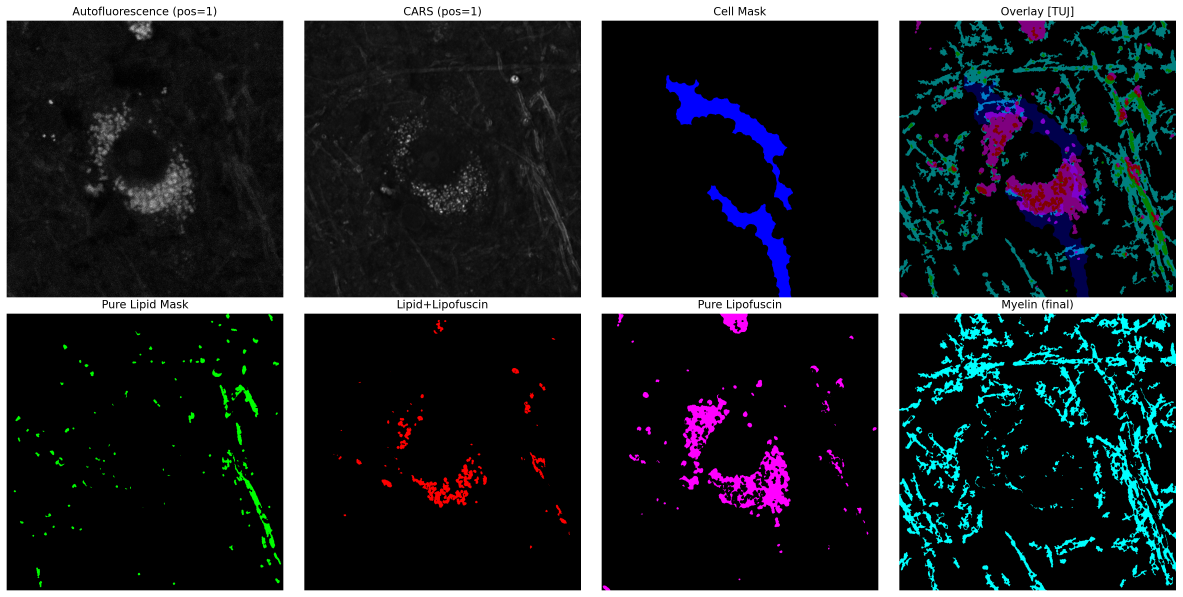
#> input picture Debug/debug_pos01_TUJ.png, 3547 x 1791 px (shown at 1/3 size); its folder holds only this picture in this run
$ python -i myelin_analysis.py   (imports and definitions only)
#> lines starting #> are read from the running program, lines starting #| are printed output that depends on the picture; after the words box and inside, x2 and y2 are one past the last pixel; in counts of white or black regions, pixels touching at a corner belong together
"""
myelin_analysis.py

Sub-module for detecting filamentous myelin signal in pre‑processed CARS images.
Designed to be imported by `lipid_analysis.py`.

Example
-------
>>> from myelin_analysis import detect_myelin
>>> myelin_mask = detect_myelin(corrected_cars_slice,
...                             gaussian_sigma=1.5,
...                             threshold_method='otsu',
...                             offset=0.7,
...                             min_size=500,
...                             closing_radius=3,
...                             debug=True)
"""

import numpy as np
import matplotlib.pyplot as plt
from skimage.filters import (gaussian, threshold_otsu, threshold_li,
                             threshold_yen, threshold_triangle)
from skimage.morphology import closing, disk, remove_small_objects
from skimage import exposure
from typing import Tuple

# -----------------------------------------------------------------------------
# Internal helpers
# -----------------------------------------------------------------------------


def _compute_threshold(image: np.ndarray, method: str = "otsu", offset: float = 1.0) -> float:
    """Return a global threshold value for *image* using the chosen *method*.

    *offset* (<1 ⇒ more permissive) rescales the base threshold so that faint
    myelin signal is retained.
    """
    img_flat = image.ravel().astype(float)

    method = method.lower()
    if method == "otsu":
        base = threshold_otsu(img_flat)
    elif method == "li":
        base = threshold_li(img_flat)
    elif method == "triangle":
        base = threshold_triangle(img_flat)
    elif method == "yen":
        base = threshold_yen(img_flat)
    else:
        raise ValueError(f"Unsupported threshold_method: {method}")

    return base * offset


def _debug_plot(input_img: np.ndarray, mask: np.ndarray, thr_val: float) -> None:
    """Render side‑by‑side debug figures (raw, mask, overlay)."""
    fig, axs = plt.subplots(1, 3, figsize=(15, 5))

    # Raw input
    axs[0].imshow(input_img, cmap="gray")
    axs[0].set_title("CARS (pre‑processed)")
    axs[0].axis("off")

    # Binary mask
    axs[1].imshow(mask, cmap="gray")
    axs[1].set_title(f"Threshold mask (> {thr_val:.3f})")
    axs[1].axis("off")

    # Overlay (mask in green)
    overlay = exposure.rescale_intensity(input_img, out_range=(0.0, 1.0))
    overlay_rgb = np.dstack([overlay, overlay, overlay])
    overlay_rgb[mask, 1] = 1.0  # highlight mask in green channel
    axs[2].imshow(overlay_rgb)
    axs[2].set_title("Overlay")
    axs[2].axis("off")

    plt.tight_layout()
    plt.show()
    plt.close(fig)


# -----------------------------------------------------------------------------
# Public API
# -----------------------------------------------------------------------------

def detect_myelin(
    cars_image: np.ndarray,
    *,
    gaussian_sigma: float = 1.0,
    threshold_method: str = "otsu",
    offset: float = 0.7,
    min_size: int = 200,
    closing_radius: int = 2,
    debug: bool = False,
) -> Tuple[np.ndarray, float]:
    """Return a binary mask of candidate myelin sheaths in *cars_image* and the
    fraction of the image they occupy (0–1).

    Parameters
    ----------
    cars_image : ndarray
        2‑D pre‑processed CARS slice (already East‑shadow filtered and reference‑
        corrected) in *float* or *uint* format.
    gaussian_sigma : float, optional
        Sigma (pixels) for Gaussian smoothing before threshold.
    threshold_method : {'otsu', 'li', 'triangle', 'yen'}, optional
        Global thresholding algorithm.
    offset : float, optional
        Multiplier applied to the base threshold; <1 captures fainter signal.
    min_size : int, optional
        Remove connected components smaller than this (pixels).
    closing_radius : int, optional
        Radius for morphological closing to bridge gaps (set 0 to skip).
    debug : bool, optional
        When *True*, displays diagnostic figures via Matplotlib.

    Returns
    -------
    mask : ndarray (bool)
        Binary mask where *True* marks putative myelin structures.
    frac : float
        (mask.sum / mask.size) – e.g. 0.46 ⇒ 46 % of the plane.
    """
    img = np.nan_to_num(cars_image.astype(float))

    # 1. Optional Gaussian blur (denoise, emphasise continuous filaments)
    if gaussian_sigma > 0:
        img = gaussian(img, sigma=gaussian_sigma, preserve_range=True)

    # 2. Permissive global threshold
    thr = _compute_threshold(img, method=threshold_method, offset=offset)
    mask = img > thr

    # 3. Morphological cleanup (bridge gaps; drop tiny speckles)
    if closing_radius > 0:
        mask = closing(mask, disk(closing_radius))

    mask = remove_small_objects(mask, min_size=min_size)

    # 4. Optional debug view
    if debug:
        _debug_plot(img, mask, thr)

    # 5. Compute area fraction
    fraction = float(np.count_nonzero(mask)) / mask.size
    return mask, fraction


__all__ = ["detect_myelin"]

>>> import cv2
>>> picture = cv2.imread('Debug/debug_pos01_TUJ.png', cv2.IMREAD_GRAYSCALE)
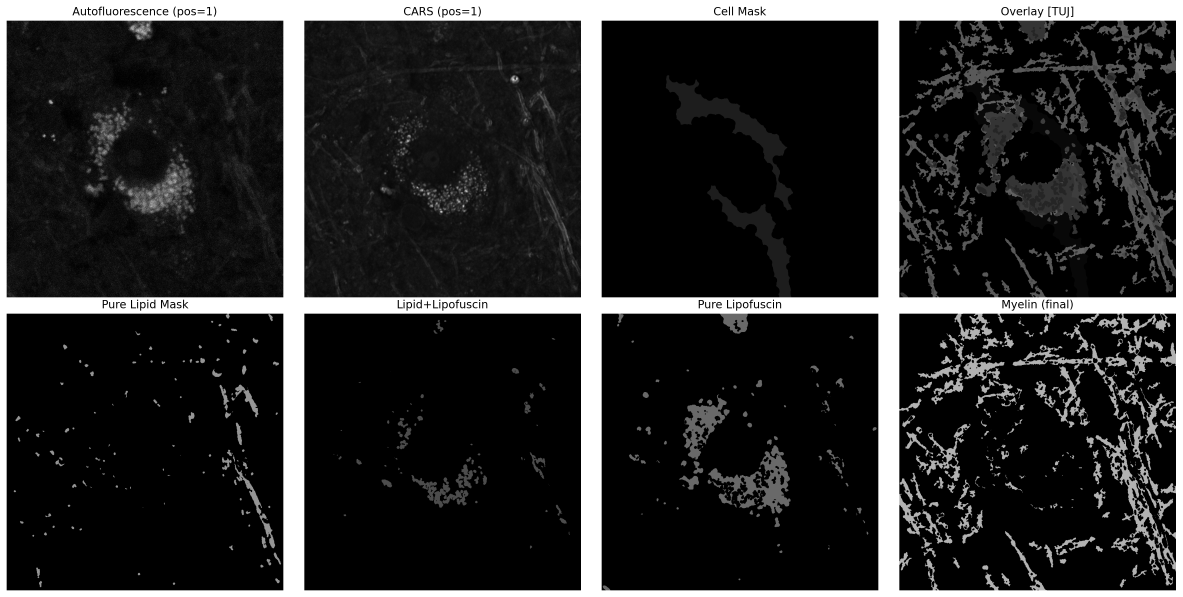
#> picture: shape (1791, 3547) (shown at 1/3 size); min 0, max 255, mean 44.3
>>> result = detect_myelin(picture)
#> in _compute_threshold, `base = threshold_otsu(img_flat)`: base = 125
#> in detect_myelin, `thr = _compute_threshold(img, method=threshold_method, offset=offset)`: thr = 87.51
#> in detect_myelin, `mask = img > thr`:
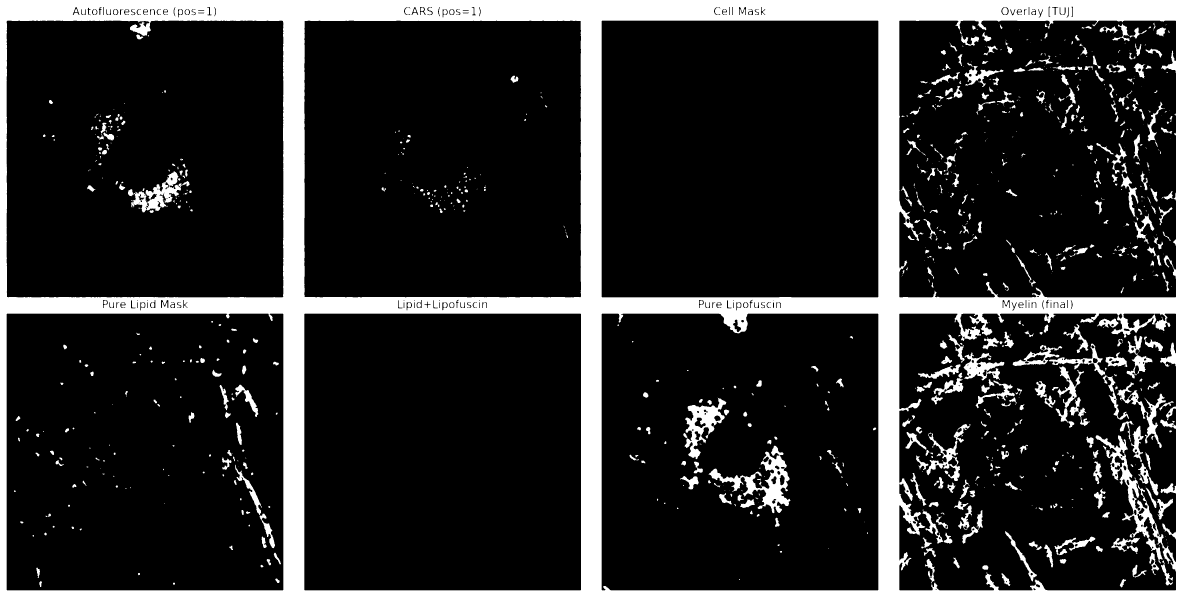
#> mask: shape (1791, 3547) bool (shown at 1/3 size); 16.6% white; 938 white regions (349 under 20 px), largest, box (x1, y1, x2, y2) and area: (0, 0, 3547, 1791) 875035, (2126, 1337, 2371, 1540) 12520, (2054, 1193, 2179, 1378) 8315
#> in detect_myelin, `mask = closing(mask, disk(closing_radius))`:
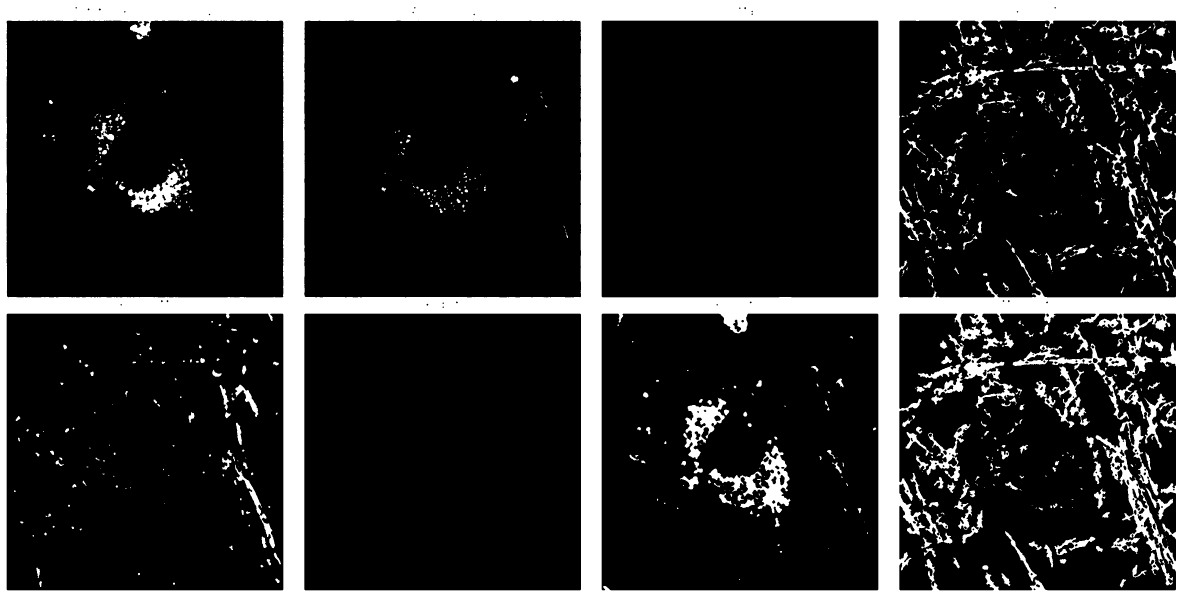
#> mask: shape (1791, 3547) bool (shown at 1/3 size); 16.8% white; 832 white regions (312 under 20 px), largest, box (x1, y1, x2, y2) and area: (0, 0, 3547, 1791) 890767, (2126, 1337, 2371, 1540) 12685, (2050, 1193, 2179, 1378) 8565
#> in detect_myelin, `mask = remove_small_objects(mask, min_size=min_size)`:
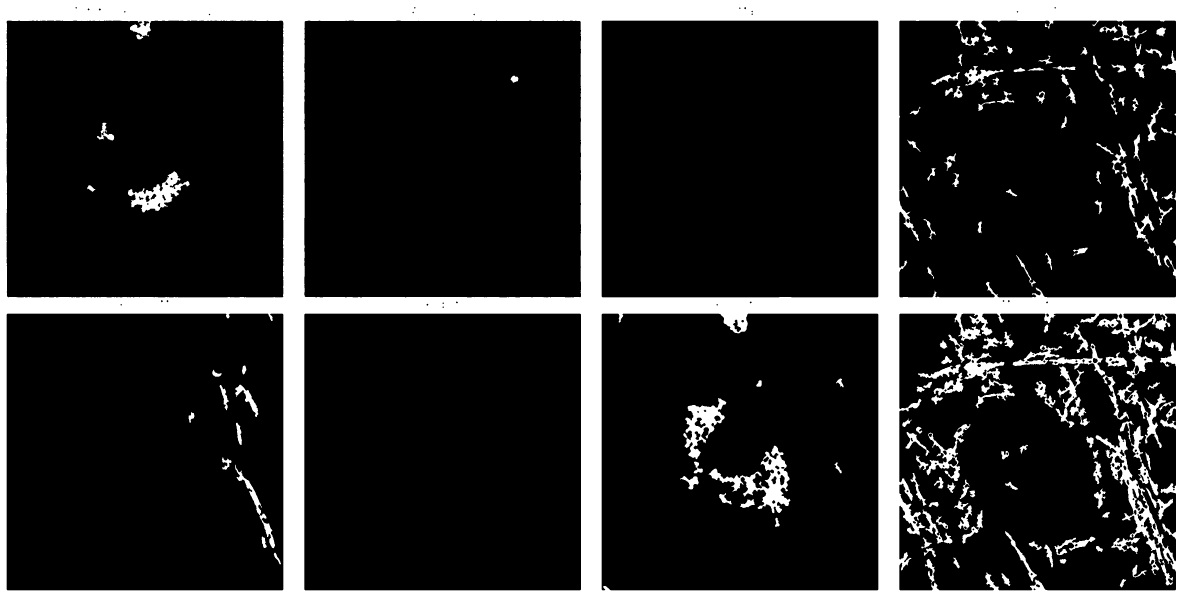
#> mask: shape (1791, 3547) bool (shown at 1/3 size); 16.3% white; 159 white regions, largest, box (x1, y1, x2, y2) and area: (0, 0, 3547, 1791) 890655, (2126, 1337, 2371, 1540) 12684, (2050, 1194, 2179, 1378) 8563
#> in detect_myelin, `fraction = float(np.count_nonzero(mask)) / mask.size`: fraction = 0.163
